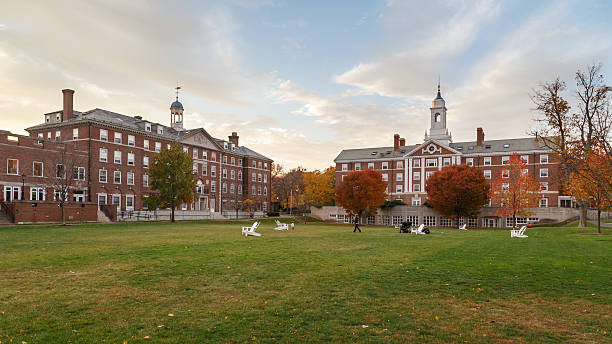
#> input picture Gesture Acrade Project/SOC-week 1&2/images&videos/harvard.jpg, 612 x 344 px, found by its file name
$ python 'bit wise operations and masking.py'
#> lines starting #> are read from the running program, lines starting #| are printed output that depends on the picture; after the words box and inside, x2 and y2 are one past the last pixel; in counts of white or black regions, pixels touching at a corner belong together
import cv2
import numpy as np

harvard= cv2.imread("images&videos/harvard.jpg")
#> harvard is the input picture: shape (344, 612, 3); mean B, G, R 112.6, 137.8, 144.6
cv2.imshow("Harvard",harvard)

blank= np.zeros(harvard.shape[:2],dtype="uint8")
rectangle=cv2.rectangle(blank.copy(),(20,20),(250,250),255,-1)
cv2.imshow("rectangle",rectangle)
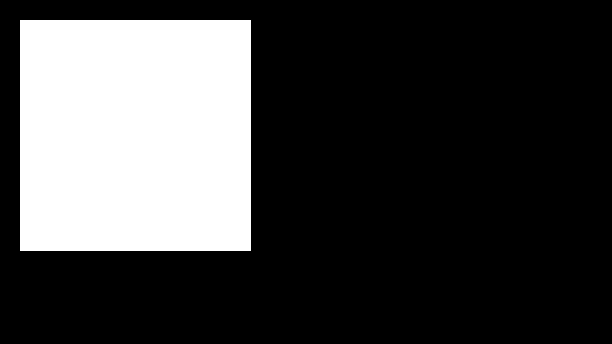
#> window 'rectangle': shape (344, 612); 25.3% white; 1 white region, box (x1, y1, x2, y2) and area: (20, 20, 251, 251) 53361
circle= cv2.circle(blank.copy(),(135,135),int(230/2),255,-1)
cv2.imshow("circle",circle)
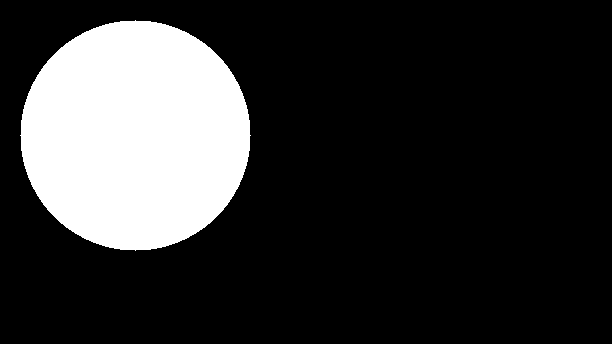
#> window 'circle': shape (344, 612); 19.7% white; 1 white region, box (x1, y1, x2, y2) and area: (20, 20, 251, 251) 41545


# operating bit wise functions
bitwise_and= cv2.bitwise_and(rectangle,circle)
cv2.imshow("bitwise_and",bitwise_and)

bitwise_or=cv2.bitwise_or(rectangle,circle)
cv2.imshow("bitwise_or",bitwise_or)

bitwise_xor=cv2.bitwise_xor(rectangle,circle)
cv2.imshow("bitwise_xor",bitwise_xor)
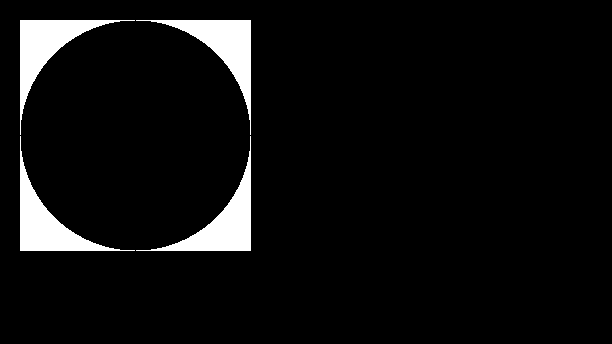
#> window 'bitwise_xor': shape (344, 612); 5.6% white; 4 white regions, box (x1, y1, x2, y2) and area: (20, 20, 135, 135) 2954, (136, 20, 251, 135) 2954, (20, 136, 135, 251) 2954, (136, 136, 251, 251) 2954

bitwise_not= cv2.bitwise_not(rectangle)
cv2.imshow("bitwise_not",bitwise_not)


# masking
masking= cv2.bitwise_and(harvard,harvard,mask=rectangle)
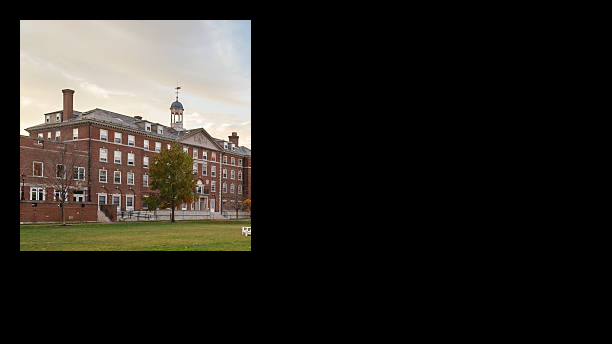
#> masking: shape (344, 612, 3); mean B, G, R 32.8, 37.2, 40.1
cv2.imshow("masked image",masking)

masking_circle= cv2.bitwise_and(harvard,harvard,mask=circle)
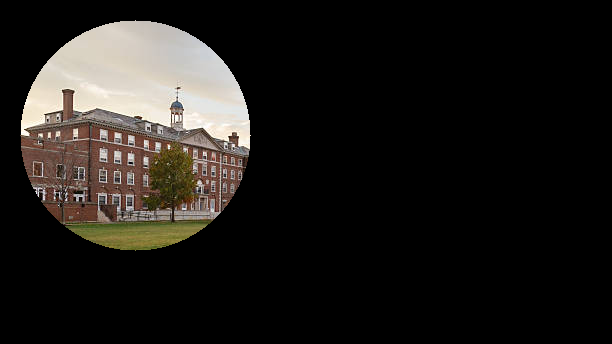
#> masking_circle: shape (344, 612, 3); mean B, G, R 25.5, 28.5, 31.2
cv2.imshow("masking with circle",masking_circle)


cv2.waitKey(0)
